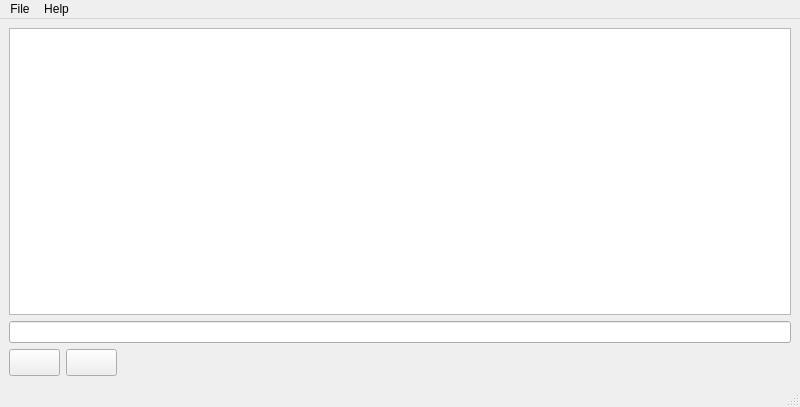
<?xml version="1.0" encoding="UTF-8"?>
<ui version="4.0">
 <class>MainWindow</class>
 <widget class="QMainWindow" name="MainWindow">
  <property name="geometry">
   <rect>
    <x>0</x>
    <y>0</y>
    <width>800</width>
    <height>407</height>
   </rect>
  </property>
  <property name="sizePolicy">
   <sizepolicy hsizetype="Expanding" vsizetype="Expanding">
    <horstretch>1</horstretch>
    <verstretch>1</verstretch>
   </sizepolicy>
  </property>
  <property name="windowTitle">
   <string>MainWindow</string>
  </property>
  <widget class="QWidget" name="centralwidget">
   <property name="sizePolicy">
    <sizepolicy hsizetype="Expanding" vsizetype="Expanding">
     <horstretch>1</horstretch>
     <verstretch>1</verstretch>
    </sizepolicy>
   </property>
   <layout class="QVBoxLayout" name="verticalLayout">
    <item>
     <widget class="MyTableWidget" name="tableWidget"/>
    </item>
    <item>
     <widget class="QLineEdit" name="lineEdit"/>
    </item>
    <item>
     <layout class="QHBoxLayout" name="horizontalLayout">
      <item>
       <widget class="QPushButton" name="buttonAddRow">
        <property name="sizePolicy">
         <sizepolicy hsizetype="Fixed" vsizetype="Fixed">
          <horstretch>0</horstretch>
          <verstretch>0</verstretch>
         </sizepolicy>
        </property>
        <property name="font">
         <font>
          <pointsize>12</pointsize>
          <weight>75</weight>
          <bold>true</bold>
         </font>
        </property>
        <property name="styleSheet">
         <string notr="true">color: rgb(0, 255, 0);</string>
        </property>
        <property name="text">
         <string/>
        </property>
        <property name="icon">
         <iconset>
          <normaloff>resources/plus-icon.png</normaloff>resources/plus-icon.png</iconset>
        </property>
       </widget>
      </item>
      <item>
       <widget class="QPushButton" name="buttonDeleteRow">
        <property name="sizePolicy">
         <sizepolicy hsizetype="Fixed" vsizetype="Fixed">
          <horstretch>0</horstretch>
          <verstretch>0</verstretch>
         </sizepolicy>
        </property>
        <property name="font">
         <font>
          <pointsize>12</pointsize>
          <weight>75</weight>
          <bold>true</bold>
         </font>
        </property>
        <property name="styleSheet">
         <string notr="true">color: rgb(255, 0, 0);</string>
        </property>
        <property name="text">
         <string/>
        </property>
        <property name="icon">
         <iconset>
          <normaloff>resources/minus-icon.png</normaloff>resources/minus-icon.png</iconset>
        </property>
       </widget>
      </item>
      <item>
       <spacer name="horizontalSpacer_2">
        <property name="orientation">
         <enum>Qt::Horizontal</enum>
        </property>
        <property name="sizeType">
         <enum>QSizePolicy::Expanding</enum>
        </property>
        <property name="sizeHint" stdset="0">
         <size>
          <width>13</width>
          <height>20</height>
         </size>
        </property>
       </spacer>
      </item>
     </layout>
    </item>
   </layout>
  </widget>
  <widget class="QMenuBar" name="menubar">
   <property name="geometry">
    <rect>
     <x>0</x>
     <y>0</y>
     <width>800</width>
     <height>22</height>
    </rect>
   </property>
   <widget class="QMenu" name="menuFile">
    <property name="title">
     <string>File</string>
    </property>
    <addaction name="actionExit"/>
   </widget>
   <widget class="QMenu" name="menuHelp">
    <property name="title">
     <string>Help</string>
    </property>
    <addaction name="actionAbout"/>
   </widget>
   <addaction name="menuFile"/>
   <addaction name="menuHelp"/>
  </widget>
  <widget class="QStatusBar" name="statusbar"/>
  <action name="actionExit">
   <property name="text">
    <string>Exit</string>
   </property>
  </action>
  <action name="actionAbout">
   <property name="text">
    <string>About</string>
   </property>
  </action>
 </widget>
 <customwidgets>
  <customwidget>
   <class>MyTableWidget</class>
   <extends>QTableWidget</extends>
   <header>qtstuff.mytablewidget</header>
  </customwidget>
 </customwidgets>
 <resources/>
 <connections/>
</ui>
